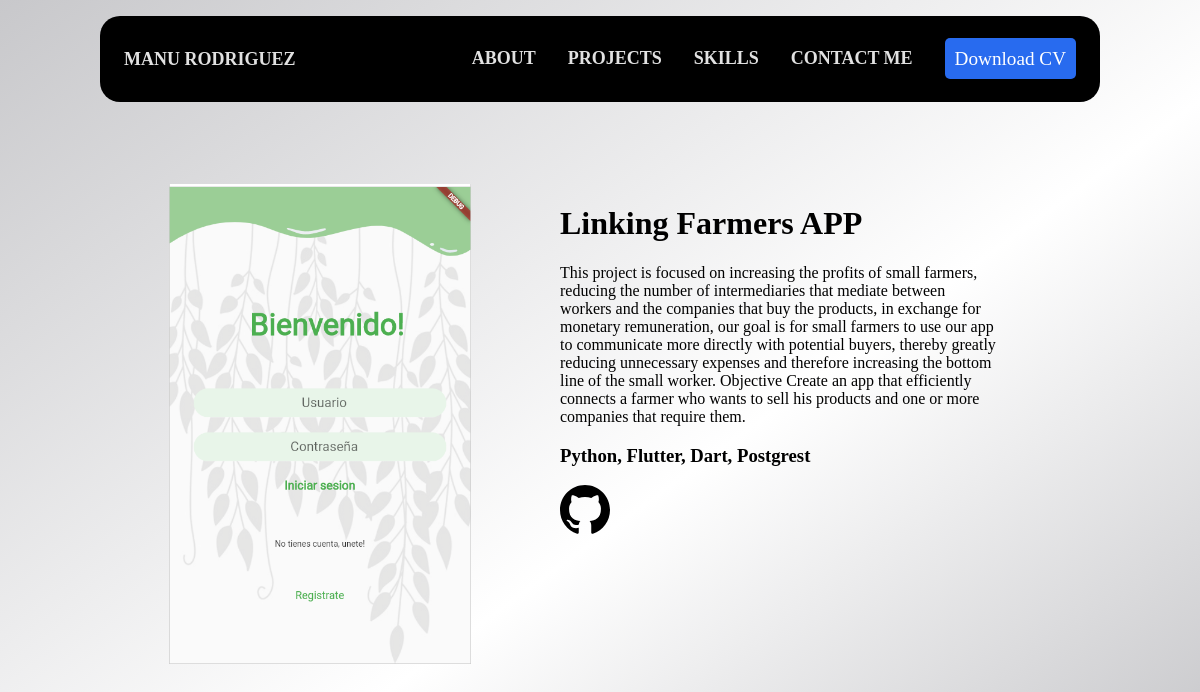
The page /1 on the database its author committed.
### porfo/models.py (models this page shows, shortened)
class Project(models.Model):
    title = models.CharField(max_length=40)
    description = models.TextField()
    image = models.ImageField(default="null", upload_to="images")
    tools = models.CharField(max_length=100)
    github = models.URLField(blank=True)

### porfo/views.py (the view)
# urls.py: path('<int:project_id>', views.projects, name="project")
def projects(request, project_id):
    project = Project.objects.get(id=project_id)
    return render(request, 'project.html', {'project': project})

### porfo/templates/project.html (shortened to what this page needs)
{% extends 'layout.html' %}
{% load static %}
{% block content %}
    <div class="contain-project">
        <div class="image-project">
            <img class="image-pro" src="{{project.image.url}}" alt="{{project.title}}"/>
        </div>
        <div class="info-pro">
            <h1>{{project.title}}</h1>
            <p class="description-pro">{{project.description}}</p>
            <h3 class="tools-pro">{{project.tools}}</h3>
            <a id="github" class="url-pro" href="{{project.github}}" target="_black">
            </a>
        </div>
    </div>
{% endblock %}

### porfo/static/css/styless.css (style rules this page uses)
body { margin: 0px; padding: 0px; height: 100%; width: 100%; background-image: linear-gradient(144deg,#c8c8cb, #ffffff 60%,#c8c8cb); }
.contain-project { height: 500px; }
.contain-project { display: grid; grid-template-columns: repeat(auto-fit, minmax(200px, 1fr)); gap: 20px; margin: 50px 0px; min-height: 500px; max-width: 900px; }
.image-project { height: 480px; min-width: 200px; }
.image-pro { height: 100%; width: 100%; object-fit: contain; }

### rows shown on the page
Project: image (picture), title "Linking Farmers APP", description "This project is focused on increasing the profits of small farmers, reducing the number of intermediaries that mediate between workers and the companies that buy the products, in exchange for monetary remuneration, our goal is for small farmers to use our app to communicate more directly with potential buyers, thereby greatly reducing unnecessary expenses and therefore increasing the bottom line of the small worker. Objective Create an app that efficiently connects a farmer who wants to sell his products and one or more companies that require them.", tools "Python, Flutter, Dart, Postgrest"
